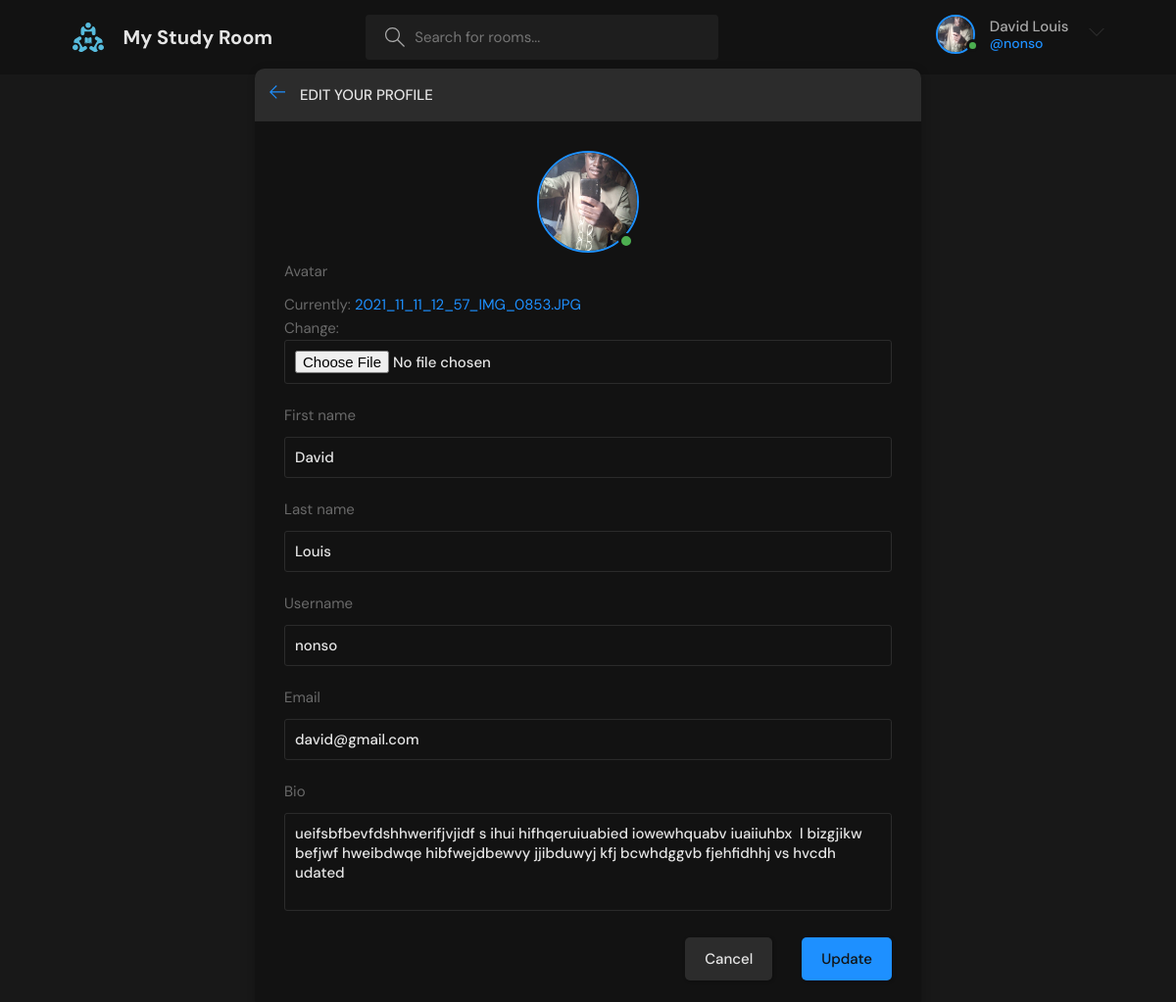
Page /edit-user/ (signed in) on the committed database.
### studyroom/models.py (models this page shows)
class User(AbstractUser):
    name = models.CharField(max_length=200,null=True)
    email = models.EmailField(unique=True,null=True)
    bio = models.TextField(null=True)
    avatar = models.ImageField(null=True,default='avatar.svg')
    USERNAME_FIELD='email'
    REQUIRED_FIELDS = []

### studyroom/views.py (the view)
# urls.py: path('edit-user/',v.updateUser,name='edituser'),
@login_required(login_url='login')
def updateUser(request):
    user = request.user
    form = UserForm(instance=user)
    if request.method == 'POST':
        form = UserForm(request.POST,  request.FILES, instance=user)
        if form.is_valid():
            form.save()
            return redirect('profile',pk=user.id)
    context={'form':form}
    return render(request, 'studyroom/edit-user.html', context)

### studyroom/forms.py
class UserForm(ModelForm):
    class Meta:
        model = User
        fields = ['avatar','first_name','last_name','username','email','bio']

### studyroom/templates/studyroom/edit-user.html (shortened to what this page needs)
{% extends 'main.html' %}
{% block content %}
<main class="update-account layout">
    <div class="container">
        <div class="layout__box">
            <div class="layout__boxHeader">
                <div class="layout__boxTitle">
                    <a href="{{request.META.HTTP_REFERER}}">
                        <svg version="1.1" xmlns="http://www.w3.org/2000/svg" width="32" height="32"
                            viewBox="0 0 32 32">
                            <title>arrow-left</title>
                            <path
                                d="M13.723 2.286l-13.723 13.714 13.719 13.714 1.616-1.611-10.96-10.96h27.625v-2.286h-27.625l10.965-10.965-1.616-1.607z">
                            </path>
                        </svg>
                    </a>
                    <h3>Edit your profile</h3>
                </div>
            </div>
            <div class="layout__body">
                <div class="profile__avatar">
                    <div class="avatar avatar--large active">
                      <img src="{{user.avatar.url}}" />
                    </div>
                  </div>
                <form class="form" action="" method="POST" enctype="multipart/form-data">
                    {% for field in form %}
                    <div class="form__group">
                        <label for="profile_pic">{{field.label}}</label>
                        {{field}}
                    </div>
                    {% endfor %}
                    <div class="form__action">
                        <a class="btn btn--dark" href="{{request.META.HTTP_REFERER}}">Cancel</a>
                        <button class="btn btn--main" type="submit">Update</button>
                    </div>
                </form>
            </div>
        </div>
    </div>
</main>
{% endblock %}

### templates/navbar.html (shortened to what this page needs)
{% load static %}
<header class="header header--loggedIn">
    <div class="container">
      <a href="{% url 'home' %}" class="header__logo">
        <img src="{% static 'images/logo.svg' %}" />
        <h1>My Study Room</h1>
      </a>
      <form class="header__search" method="GET" action="{% url 'home' %}">
        <label>
          <input name="q" placeholder="Search for rooms..." />
        </label>
      </form>
      <nav class="header__menu">
        {% if request.user.is_authenticated %}
        <div class="header__user">
          <a href="{% url 'profile' request.user.id %}">
            <div class="avatar avatar--medium active">
              <img src="{{request.user.avatar.url}}" />
            </div>
            <p>{{request.user.first_name}} {{request.user.last_name}} <span>@{{request.user.username}}</span></p>
          </a>
          <button class="dropdown-button">
            <svg version="1.1" xmlns="http://www.w3.org/2000/svg" width="32" height="32" viewBox="0 0 32 32">
              <title>chevron-down</title>
              <path d="M16 21l-13-13h-3l16 16 16-16h-3l-13 13z"></path>
            </svg>
          </button>
        </div>
        {% else %}
        <a href="{% url 'login' %}">
          <img src="{% static 'images/avatar.svg' %}" />
          <p>Login</p>
        </a>
        {% endif %}
      </nav>
    </div>
  </header>

### rows in the picture
User: user.avatar (picture), user.first_name "David", user.last_name "Louis", user.username "nonso", avatar (picture), form "David" "Louis" "nonso" "david@gmail.com" "ueifsbfbevfdshhwerifjvjidf s ihui hifhqeruiuabied iowewhquabv iuaiiuhbx l bizgjikw befjwf hweibdwqe hibfwejdbewvy jjibduwyj kfj bcwhdggvb fjehfidhhj vs hvcdh udated"

### other values in the picture
{{ field.label }} "Avatar" "First name" "Last name" "Username" "Email" "Bio"
